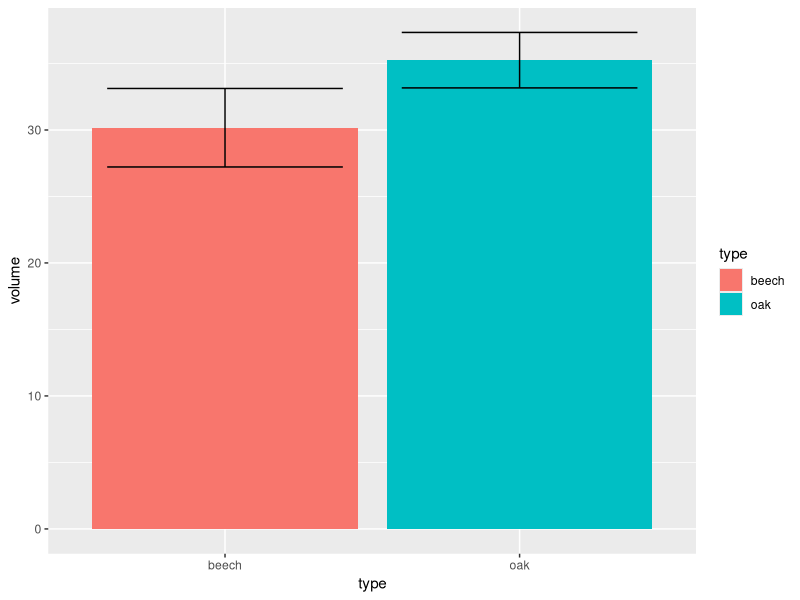

R code for this plot: (Note: this script raises an error after producing the figure.)
## ---- chunk 1
install.packages("ggplot2")

library(ggplot2)

knitr::opts_chunk$set(echo = TRUE)
## ---- chunk 2
df = read.table("./treeVolume.txt", header=TRUE)

# Does the type affect the volume?
fit = aov(volume ~ type, data=df)
#summary(treevollm) 
summary(fit)
## ---- chunk 3
ggplot(df, aes(y=volume, x=type, fill=type))+
  stat_summary(fun.y="mean", geom="bar",position="dodge")+
  stat_summary(fun.data = mean_se, geom = "errorbar", position="dodge",width=.8)

## ---- chunk 4

fit2 = aov(volume ~ type + diameter + height, data=df)
summary(treeancovalm)
## ---- chunk 5
predict()

## ---- chunk 6
summary(cars)
## ---- chunk 7
plot(pressure)
